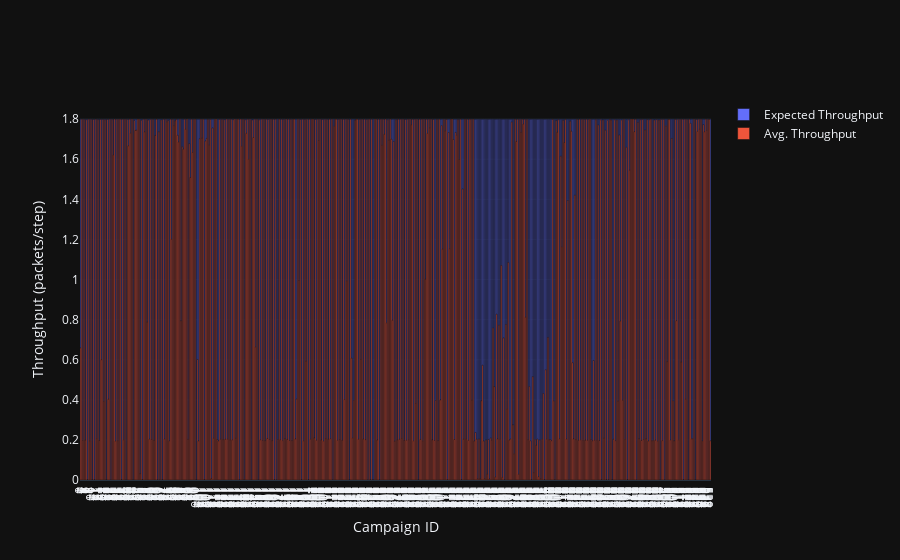

Source (notebook cell):
### Code cell
fig = go.Figure()

fig.add_trace(go.Bar(
    x=result_df['campaign_id'],
    y=result_df['expected_throughput'],
    name='Expected Throughput',
    hovertemplate='<b>Expected Throughput: %{y}</b><extra></extra>'
))


campaign_hovertemplate = '<b>Avg. Throughput: %{y}</b><br>'
for index, column in enumerate(variable_columns):
    campaign_hovertemplate += column + ': %{customdata['+ str(index) + ']}<br>'
campaign_hovertemplate += '<extra></extra>'

fig.add_trace(go.Bar(
    x=result_df['campaign_id'],
    y=result_df['avg_throughput'],
    name='Avg. Throughput',
    customdata=result_df[variable_columns],
    hovertemplate=campaign_hovertemplate
))

fig.update_layout(
    barmode='overlay',
    xaxis_title='Campaign ID',
    yaxis_title='Throughput (packets/step)',
    hovermode='x'
)

fig.update_xaxes(
   ticktext=[str(i) for i in range(len(result_df))],
   tickvals=[i for i in range(len(result_df))],
)

fig.show()

### Figure 1 — Plotly figure (JSON) as saved in the notebook; plotly's stock layout.template omitted (floating-point values rounded to 4 significant figures; data arrays with more than 128 entries replaced by an {"elided": "..."} marker saying what was removed)
{"data": [{"hovertemplate": "<b>Expected Throughput: %{y}</b><extra></extra>", "name": "Expected Throughput", "x": {"elided": "540 int values"}, "y": {"elided": "540 float values"}, "type": "bar"}, {"customdata": {"elided": "540x6 str values"}, "hovertemplate": "<b>Avg. Throughput: %{y}</b><br>maximum_simulation_steps: %{customdata[0]}<br>state: %{customdata[1]}<br>mission_size: %{customdata[2]}<br>repetitions: %{customdata[3]}<br>learning_rate: %{customdata[4]}<br>training: %{customdata[5]}<br><extra></extra>", "name": "Avg. Throughput", "x": {"elided": "540 int values"}, "y": {"elided": "540 float values"}, "type": "bar"}], "layout": {"barmode": "overlay", "xaxis": {"title": {"text": "Campaign ID"}, "ticktext": {"elided": "540 str values"}, "tickvals": {"elided": "540 int values"}}, "yaxis": {"title": {"text": "Throughput (packets/step)"}}, "hovermode": "x"}}
